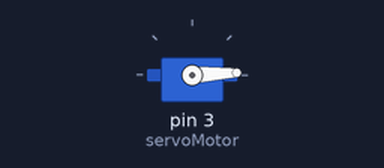
Recording of a sketch running on a simulated Arduino Uno, built with avr-gcc and run on an emulated ATmega328P. On the bench: servo.

Above: at 0.05 s.
At 0.7 s:
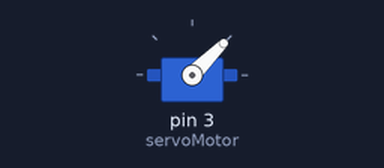
At 1.35 s:
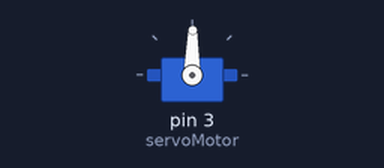
At 2.7 s:
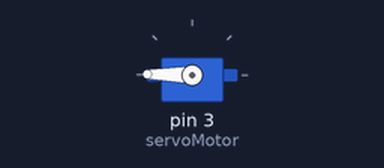
Timing chart, 0 to 6.2 s (numbered marks = the images above):
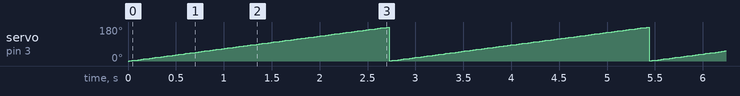

The sketch:

Servo_Test.ino
```cpp
#include<Servo.h>

Servo servoMotor;

void setup() {
  pinMode(3, OUTPUT);
  servoMotor.attach(3);
  servoMotor.write(180);
}

void loop() {
  for(int i = 0; i < 180; i++){
    servoMotor.write(i);
    delay(15);
  }
  /*servoMotor.write(30);
  servoMotor.write(30);
  servoMotor.write(31);*/

}
```

Measured:
- by itself, servo on pin 3 (servoMotor): ramps from 1° to 179° and jumps back, once every 2.7 s
